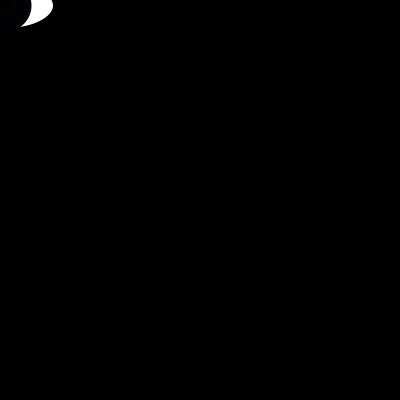
Frame 1 (no input)
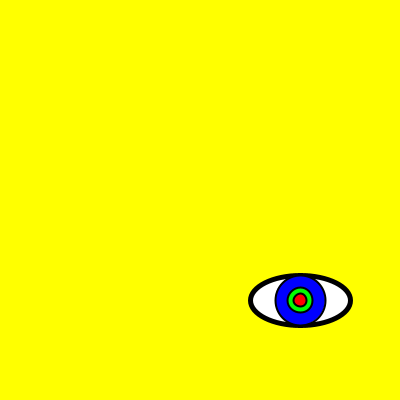
Frame 60 (the mouse pressed at the canvas centre just before this capture)
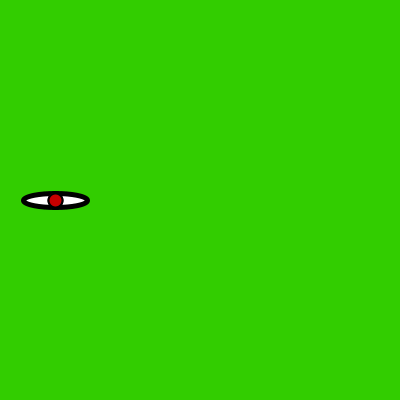
Frame 120 (the mouse held since frame 60 and released just before this capture)

The Processing sketch that drew these frames (run headless with seeded random() and noise(); from frame 60 on, the mouse is pressed at the canvas centre):

// Processing sketch: processing_97005
// ── processing_97005.pde

float posX=0;
float posY=0;
float velX=5;
float velY=5;
float diametro=50;


void mousePressed(){posX=random(0,255);
}
void setup(){
  size(400,400);
  
}

void draw(){
  //Fondo
  background(posX,posY,0);
 
  posX=posX+velX;
  posY=posY+velY;
  //elipses ojo ext
  fill(255);
  strokeWeight(5);
   ellipse(posX,posY, diametro+50,diametro);
   //elipses ojo int
    strokeWeight(2);
  fill(0,0,posY);
  ellipse(posX,posY, diametro,diametro);
  fill(0,posX,0);
  ellipse(posX,posY, diametro/2,diametro/2);
    fill(posY,0,0);
   ellipse(posX,posY, diametro/4,diametro/4);
 
  
  //Movimiento diagonal.
  if(posX>=width||posX<=0){
    velX=-velX;}
  if(posY>=height||posY<=0){
    velY=-velY;}
  if(posY<=0){posX=width;
 
  }
  if(posX>=width){
    velX=-5;
  }
  if(posX>=height){
    posX=5;
    }
    //Variacion de tamaño
    if(mousePressed){
    ellipse(posX,posY, diametro,diametro);
    diametro=diametro+1;
    }
    
    
    //Reduccion de tamaño
 if(diametro>=100){diametro=5;
 
 
}
 

 
 
   
}
  
  
  
